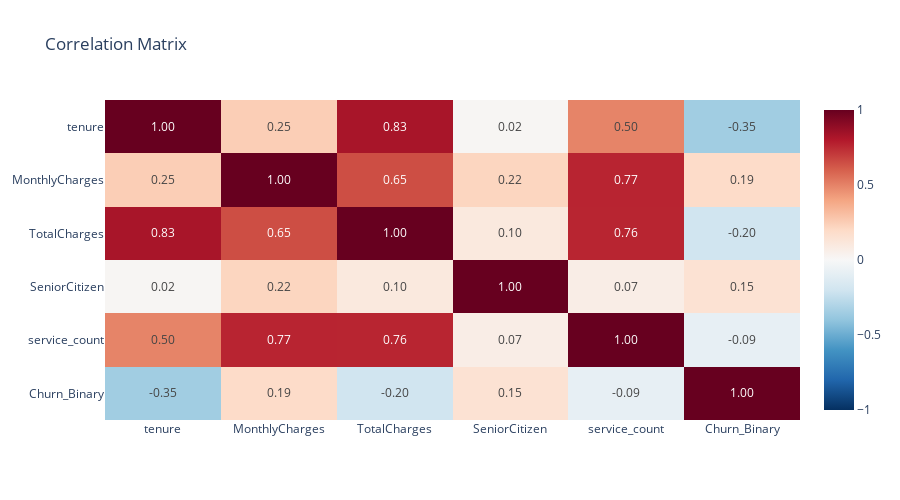

Write notebook code for a chart like this one.
### Markdown cell above
### Correlation Matrix

### Code cell
df_encoded = df.copy()
df_encoded['Churn_Binary'] = (df_encoded['Churn'] == 'Yes').astype(int)

# Select numerical features + target
corr_features = ['tenure', 'MonthlyCharges', 'TotalCharges', 
                 'SeniorCitizen', 'service_count', 'Churn_Binary']
correlation_matrix = df_encoded[corr_features].corr()

# Visualization
fig = px.imshow(correlation_matrix,
                text_auto='.2f',
                aspect='auto',
                title='Correlation Matrix',
                color_continuous_scale='RdBu_r',
                zmin=-1, zmax=1)
fig.update_layout(height=500)
fig.show()

print("CORRELATION WITH CHURN:")
print("="*60)
churn_corr = correlation_matrix['Churn_Binary'].sort_values(ascending=False)
for feature, corr in churn_corr.items():
    if feature != 'Churn_Binary':
        direction = "↑" if corr > 0 else "↓"
        print(f"  {feature:20s}: {corr:>6.3f} {direction}")

### Figure 1 — Plotly figure (JSON) as saved in the notebook; plotly's stock layout.template omitted (floating-point values rounded to 4 significant figures)
{"data": [{"coloraxis": "coloraxis", "hovertemplate": "x: %{x}<br>y: %{y}<br>color: %{z}<extra></extra>", "name": "0", "texttemplate": "%{z:.2f}", "type": "heatmap", "x": ["tenure", "MonthlyCharges", "TotalCharges", "SeniorCitizen", "service_count", "Churn_Binary"], "xaxis": "x", "y": ["tenure", "MonthlyCharges", "TotalCharges", "SeniorCitizen", "service_count", "Churn_Binary"], "yaxis": "y", "z": [[1, 0.2479, 0.8262, 0.01657, 0.4966, -0.3522], [0.2479, 1, 0.6512, 0.2202, 0.7659, 0.1934], [0.8262, 0.6512, 1, 0.103, 0.7645, -0.1983], [0.01657, 0.2202, 0.103, 1, 0.06901, 0.1509], [0.4966, 0.7659, 0.7645, 0.06901, 1, -0.08596], [-0.3522, 0.1934, -0.1983, 0.1509, -0.08596, 1]]}], "layout": {"coloraxis": {"cmax": 1, "cmin": -1, "colorscale": [[0, "rgb(5,48,97)"], [0.1, "rgb(33,102,172)"], [0.2, "rgb(67,147,195)"], [0.3, "rgb(146,197,222)"], [0.4, "rgb(209,229,240)"], [0.5, "rgb(247,247,247)"], [0.6, "rgb(253,219,199)"], [0.7, "rgb(244,165,130)"], [0.8, "rgb(214,96,77)"], [0.9, "rgb(178,24,43)"], [1, "rgb(103,0,31)"]]}, "height": 500, "title": {"text": "Correlation Matrix"}, "xaxis": {"anchor": "y", "domain": [0, 1]}, "yaxis": {"anchor": "x", "autorange": "reversed", "domain": [0, 1]}}}
